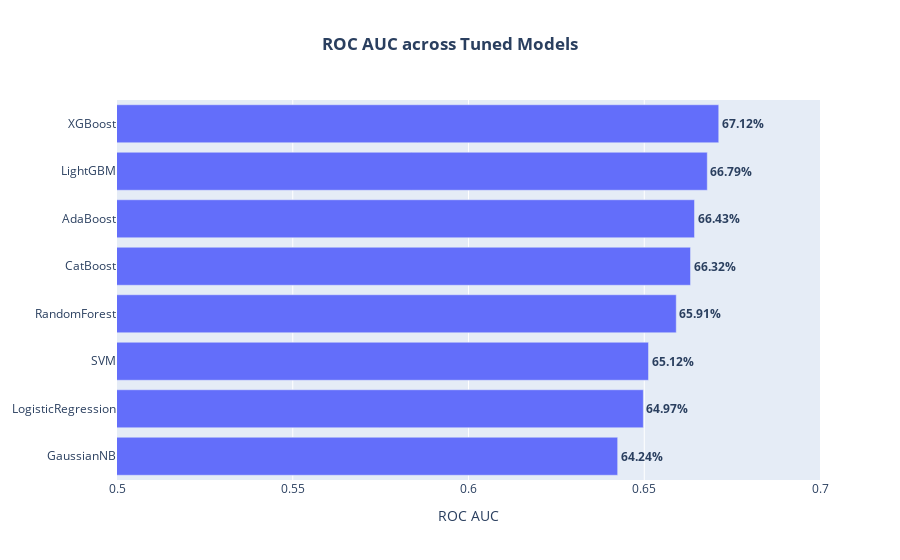

The notebook cell this image was saved under:
### Code cell
scores = pd.DataFrame.from_dict(results["tuned"], orient="index")

fig = go.Figure(
    go.Bar(
        y=list(scores.index),
        x=list(scores.roc_auc),
        orientation="h",
        text=[f"<b>{i*100:.2f}%</b>" for i in scores.roc_auc],
        textposition="outside",
    )
)

fig.update_layout(
    title="<b>ROC AUC across Tuned Models</b>",
    title_x=0.5,
    xaxis=dict(range=(0.5, 0.7), title="ROC AUC"),
    height=800,
    hovermode="y unified",
    yaxis=dict(categoryorder="total ascending"),
)

### Figure 1 — Plotly figure (JSON) as saved in the notebook; plotly's stock layout.template omitted (floating-point values rounded to 4 significant figures)
{"data": [{"orientation": "h", "text": ["<b>64.97%</b>", "<b>65.91%</b>", "<b>65.12%</b>", "<b>67.12%</b>", "<b>66.79%</b>", "<b>66.32%</b>", "<b>64.24%</b>", "<b>66.43%</b>"], "textposition": "outside", "type": "bar", "x": [0.6497, 0.6591, 0.6512, 0.6712, 0.6679, 0.6632, 0.6424, 0.6643], "y": ["LogisticRegression", "RandomForest", "SVM", "XGBoost", "LightGBM", "CatBoost", "GaussianNB", "AdaBoost"]}], "layout": {"autosize": true, "hovermode": "y unified", "title": {"text": "<b>ROC AUC across Tuned Models</b>", "x": 0.5}, "xaxis": {"range": [0.5, 0.7], "title": {"text": "ROC AUC"}, "type": "linear"}, "yaxis": {"autorange": true, "categoryorder": "total ascending", "range": [-0.5, 7.5], "type": "category"}}}
